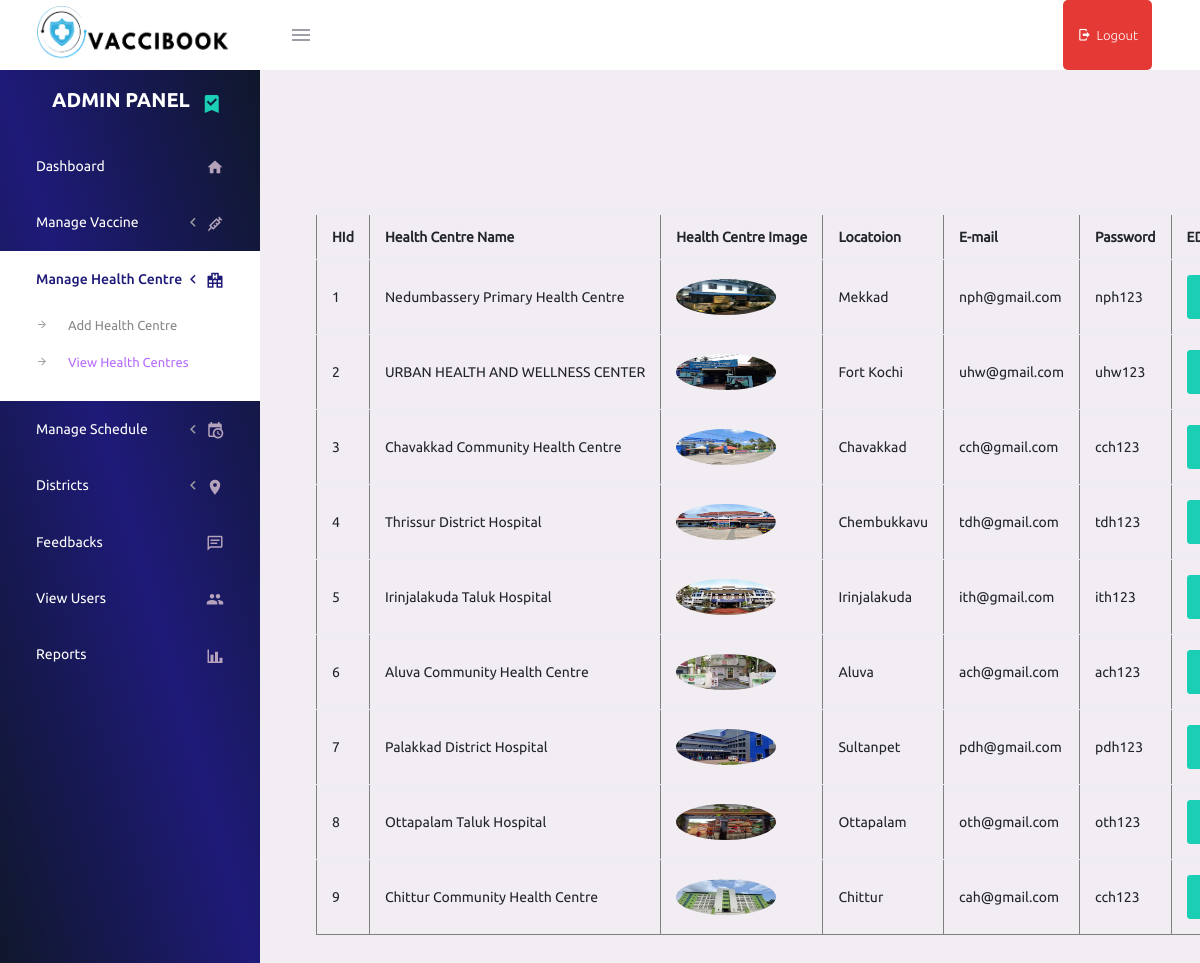
/admin/viewhealthcentre.php, run on the app's committed database.
### tables this page shows
CREATE TABLE IF NOT EXISTS `healthcentre` (
  `hid` int NOT NULL AUTO_INCREMENT,
  `hname` varchar(70) NOT NULL,
  `did` int NOT NULL,
  `himage` varchar(150) NOT NULL,
  `loc` varchar(30) NOT NULL,
  `email` varchar(30) NOT NULL,
  `password` varchar(10) NOT NULL,
  `status` int NOT NULL DEFAULT '1',
  PRIMARY KEY (`hid`)
);

### classes/DataAccess.class.php (the view, shortened to what this page needs)
<?php
class DataAccess
{
	private $_con,$_query,$_errors;
	public function __construct()
	{
		if(!$this->_con=mysqli_connect(DB_HOST,DB_USER,DB_PASSWORD,DB_NAME))
		{
			die("connection Error");
		}
	}
    public function getDataJoin($fields,$table,$condition = "1",$join=NULL)
	{
		$this->_query = "select ";
		if(is_array($fields))
		{
				$this->_query.=implode(",",$fields);
        }
		$this->_query.=" from $table ";
        $this->_query.=" where $condition";
		$resref=mysqli_query($this->_con,$this->_query);
		$dataArr = array();
		if(mysqli_num_rows($resref))
		{
			while($rows = mysqli_fetch_assoc($resref))
			{
				$dataArr[] = $rows;
			}
		}
		return $dataArr;
	}
    public function selectAsTable($fields,$table,$condition="1",$join=NULL,$actions=null,$config=null)
    {
        $resultArr=$this->getDataJoin($fields,$table,$condition,$join);
        $str="";
        $srno=1;
        foreach($resultArr as $values)
        {
            $str.="<tr>";
            if(isset($config['srno']) && $config['srno']==true)
            {
                $str.="<td>";
                $str.=$srno++;
                $str.="</td>";
            }
            foreach($values as $key=>$val)
            {
                $flag=1;
                if($flag==1)
                {
                    if(isset($config['images']) && isset($config['images'][0]) && is_array($config['images'][0]))
                    {
                        foreach($config['images'] as $i=>$v)
                        {
                            if(isset($v) && $key==$v['field'])
                            {
                                if(isset($config['hiddenfields']))
                                {
                                    if(!in_array($key,$config['hiddenfields']))
                                    {
                                        $str.="<td><img src='".$v['path'].$val."' ";
                                        foreach($v['attributes'] as $attr=>$attrval)
                                        {
                                            $str.=$attr."='".$attrval."' ";
                                        }
                                        $str.=" /></td>";
                                        $flag=0;
                                    }
                                }
                            }
                        }
                    }
                }
                if($flag==1)
                {
                if(isset($config['hiddenfields']))
                {
                    if(!in_array($key,$config['hiddenfields']))
                    {
                        $str.="<td>".$val."</td>";
                    }
                }
                else
                    $str.="<td>".$val."</td>";
                }
            }
            if($actions!=null && is_array($actions))
            {
                if((isset($config['actions_td']) && $config['actions_td']==false) || !isset($config['actions_td']))
                    $str.="<td>";
                foreach($actions as $ind=>$act)
                {
                        $str.="<a href='".$act['link']."?";
                        foreach($act['params'] as $param=>$pvalue)
                        {
                            $str.=$param."=".$values[$pvalue]."&";
                        }
                        $str=$this->_chop_string($str);
                        $str.="' ";
                        foreach($act['attributes'] as $attr=>$attrval)
                        {
                            $str.=$attr."='".$attrval."' ";
                        }
                        $str.=" >".$act['label']."</a>&nbsp;&nbsp;&nbsp;";
                }
                if((isset($config['actions_td']) && $config['actions_td']==false) || !isset($config['actions_td']))
                    $str.="</td>";
            }
            $str.="</tr>";
        }
        return $str;
    }
    private function _chop_string($str)
    {
        return substr($str,0,strlen($str)-1);
    }
}
?>

### admin/header.php (shortened to what this page needs)
<!DOCTYPE html>
<html lang="en">
  <head>
    <link rel="stylesheet" href="assets/vendors/mdi/css/materialdesignicons.min.css">
    <link rel="stylesheet" href="assets/vendors/css/vendor.bundle.base.css">
    <link rel="stylesheet" href="assets/css/style.css">
  </head>
  <body>
    <div class="container-scroller">
      <nav class="navbar default-layout-navbar col-lg-12 col-12 p-0 d-flex flex-row" style="position: sticky; top: 0; z-index: 1030;">
        <div class="text-center navbar-brand-wrapper d-flex align-items-center justify-content-center">
<a class="navbar-brand brand-logo" href="index.php">
  <img src="assets/images/logo.png" alt="logo" style="height: 120px;width: 200px;" />
</a>          <a class="navbar-brand brand-logo-mini" href="index.html"><img src="assets/images/logomini.png"style="height: 50px;width: 50px;" alt="logo" /></a>
        </div>
        <div class="navbar-menu-wrapper d-flex align-items-stretch">
          <button class="navbar-toggler navbar-toggler align-self-center" type="button" data-toggle="minimize">
            <span class="mdi mdi-menu"></span>
</button>
          <ul class="navbar-nav navbar-nav-right">
            <li class="nav-item">
              <a class="nav-link" href="logout.php" style="background: #e53935; color: white; padding: 6px 14px; border-radius: 5px; font-weight: 500; text-decoration: none; display: inline-flex; align-items: center; gap: 5px; transition: all 0.3s ease; font-size: 13px; line-height: 1;">
                <i class="mdi mdi-logout" style="font-size: 14px;"></i>
                Logout
              </a>
            </li>
          </ul>
        </div>
      </nav>
      <div class="container-fluid page-body-wrapper">
<nav class="sidebar sidebar-offcanvas" id="sidebar">
  <ul class="nav">
    <li class="nav-item nav-profile">
    <div class="nav-link">
        <div class="nav-profile-text d-flex flex-row align-items-center justify-content-center">
            <span class="font-weight-bold mb-2" style="font-size: 1.25rem;">ADMIN PANEL</span>
            <i class="mdi mdi-bookmark-check text-success nav-profile-badge" style="font-size: 1.5rem; margin-left: 10px;"></i>
        </div>
    </div>
</li>
    <li class="nav-item">
      <a class="nav-link" href="dashboard.php">
        <span class="menu-title">Dashboard</span>
        <i class="mdi mdi-home menu-icon"></i>
      </a>
    </li>
    <li class="nav-item">
      <a class="nav-link" data-toggle="collapse" href="#vaccine-menu" aria-expanded="false" aria-controls="vaccine-menu">
        <span class="menu-title">Manage Vaccine</span>
        <i class="menu-arrow"></i>
        <i class="mdi mdi-needle menu-icon"></i>
      </a>
    </li>
    <li class="nav-item">
      <a class="nav-link" data-toggle="collapse" href="#healthcentre-menu" aria-expanded="false" aria-controls="healthcentre-menu">
        <span class="menu-title">Manage Health Centre</span>
        <i class="menu-arrow"></i>
        <i class="mdi mdi-hospital-building menu-icon"></i>
      </a>
      <div class="collapse" id="healthcentre-menu">
        <ul class="nav flex-column sub-menu">
          <li class="nav-item"> <a class="nav-link" href="healthcentre.php">Add Health Centre</a></li>
          <li class="nav-item"> <a class="nav-link" href="viewhealthcentre.php">View Health Centres</a></li>
        </ul>
      </div>
    </li>
    <li class="nav-item">
      <a class="nav-link" data-toggle="collapse" href="#schedule-menu" aria-expanded="false" aria-controls="schedule-menu">
        <span class="menu-title">Manage Schedule</span>
        <i class="menu-arrow"></i>
        <i class="mdi mdi-calendar-clock menu-icon"></i>
      </a>
    </li>
    <li class="nav-item">
      <a class="nav-link" data-toggle="collapse" href="#district-menu" aria-expanded="false" aria-controls="district-menu">
        <span class="menu-title">Districts</span>
        <i class="menu-arrow"></i>
        <i class="mdi mdi-map-marker menu-icon"></i>
      </a>
    </li>
<li class="nav-item">
  <a class="nav-link" href="viewfeedback.php">
    <span class="menu-title">Feedbacks</span>
    <i class="mdi mdi-message-text-outline menu-icon"></i>
  </a>
</li>
<li class="nav-item">
  <a class="nav-link" href="viewusers.php">
    <span class="menu-title">View Users</span>
    <i class="mdi mdi-account-multiple menu-icon"></i>
  </a>
</li>
<li class="nav-item">
  <a class="nav-link" href="reptbookingdate.php">
    <span class="menu-title">Reports</span>
    <i class="mdi mdi-chart-bar menu-icon"></i>
  </a>
</li>
</ul>
</nav>
        <div class="main-panel">
          <div class="content-wrapper">
            <div class="row" id="proBanner">
              <div class="col-12">

### admin/viewhealthcentre.php (shortened to what this page needs)
<?php
$dao=new DataAccess();
?>
<?php include('header.php'); ?>
    <div class="container_gray_bg" id="home_feat_1">
    <div class="container">
    	<div class="row">
            <div class="col-md-12">
                <table  border="1" class="table" style="margin-top:100px;">
                    <tr>
                        <th>HId</th>
                        <th>Health Centre Name</th>
                        <th>Health Centre Image</th>
                        <th>Locatoion</th>
                        <th>E-mail</th>
                        <th>Password</th>
                        <th>EDIT/DELETE</th>
                    </tr>
<?php
    $actions=array(
    'edit'=>array('label'=>'Edit','link'=>'edithealthcentre.php','params'=>array('id'=>'hid'),'attributes'=>array('class'=>'btn btn-success')),
    'delete'=>array('label'=>'Delete','link'=>'edithealthcentre.php','params'=>array('id'=>'hid'),'attributes'=>array('class'=>'btn btn-success'))
    );
    $config=array(
        'srno'=>true,
        'hiddenfields'=>array('hid'),
        'images' => array(
        array(
            'field' => 'himage',
            'path' => '../uploads/',
            'attributes' => array('style'=>'width:100px;')
        )
    )
    );
   $join=array(
    );  $fields=array('hid','hname','himage','loc','email','password');
    $users=$dao->selectAsTable($fields,'healthcentre as s',1,$join,$actions,$config);
    echo $users;
?>
                </table>
            </div>
        </div>
    </div>
    </div>

### data on the page
healthcentre: hname "Nedumbassery Primary Health Centre", himage (picture), loc "Mekkad", email "nph@gmail.com", password "nph123"
healthcentre: hname "URBAN HEALTH AND WELLNESS CENTER", himage (picture), loc "Fort Kochi", email "uhw@gmail.com", password "uhw123"
healthcentre: hname "Chavakkad Community Health Centre", himage (picture), loc "Chavakkad", email "cch@gmail.com", password "cch123"
healthcentre: hname "Thrissur District Hospital", himage (picture), loc "Chembukkavu", email "tdh@gmail.com", password "tdh123"
healthcentre: hname "Irinjalakuda Taluk Hospital", himage (picture), loc "Irinjalakuda", email "ith@gmail.com", password "ith123"
healthcentre: hname "Aluva Community Health Centre", himage (picture), loc "Aluva", email "ach@gmail.com", password "ach123"
healthcentre: hname "Palakkad District Hospital", himage (picture), loc "Sultanpet", email "pdh@gmail.com", password "pdh123"
healthcentre: hname "Ottapalam Taluk Hospital", himage (picture), loc "Ottapalam", email "oth@gmail.com", password "oth123"
healthcentre: hname "Chittur Community Health Centre", himage (picture), loc "Chittur", email "cah@gmail.com", password "cch123"
